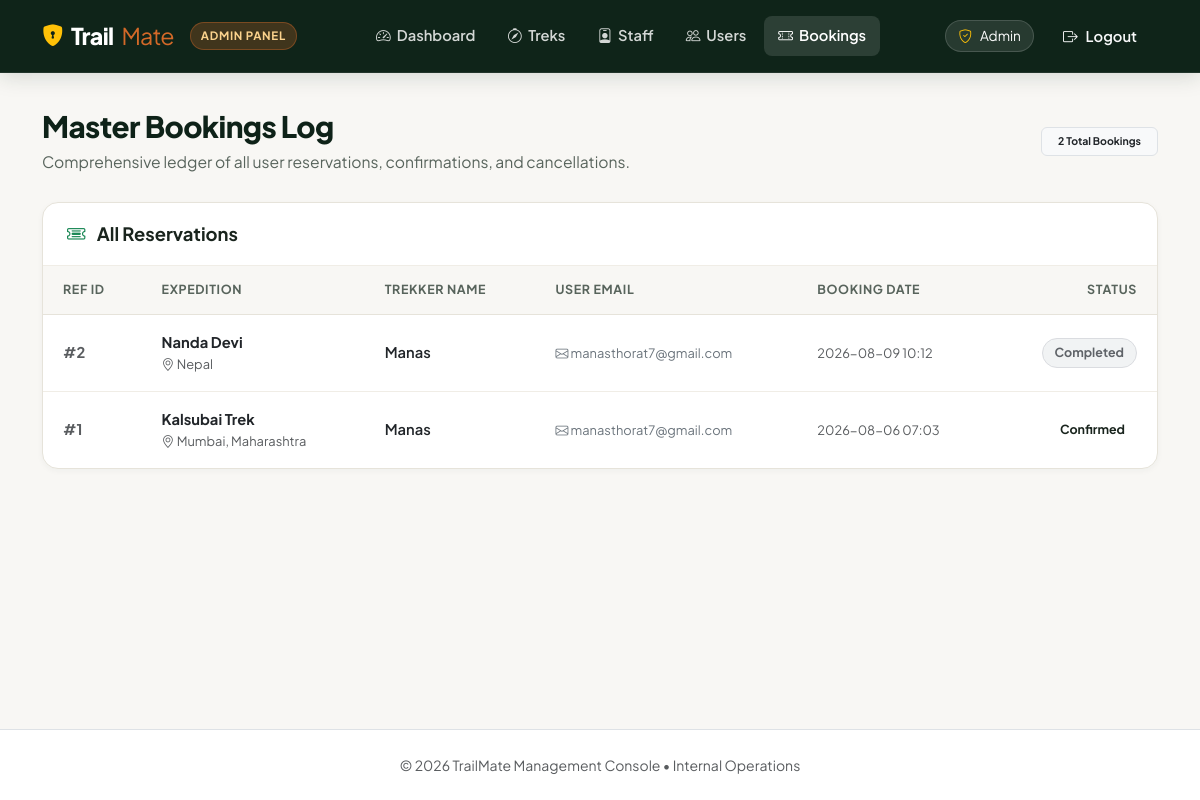
Screenshot of /admin/bookings (signed in) with the database file from the repository.
### models.py (models this page shows)
class Booking(db.Model):
    booking_id = db.Column(db.Integer, primary_key=True)
    user_id = db.Column(db.Integer, db.ForeignKey('user.id'), nullable=False)
    trek_id = db.Column(db.Integer, db.ForeignKey('trek.trek_id'), nullable=False)
    booking_date = db.Column(db.DateTime, nullable=False, default=datetime.utcnow)
    status = db.Column(db.String(50), nullable=False, default='Booked')  # Booked/Cancelled

class Trek(db.Model):
    trek_id = db.Column(db.Integer, primary_key=True)
    trek_name = db.Column(db.String(150), nullable=False)
    location = db.Column(db.String(150), nullable=False)
    difficulty = db.Column(db.String(50), nullable=False)
    duration = db.Column(db.String(50), nullable=False)  # e.g., '5 Days'
    available_slots = db.Column(db.Integer, nullable=False)
    assigned_staff_id = db.Column(db.Integer, db.ForeignKey('user.id'), nullable=True)
    status = db.Column(db.String(50), nullable=False, default='Open')  # Open/Started/Completed
    start_date = db.Column(db.Date, nullable=False)
    end_date = db.Column(db.Date, nullable=False)
    bookings = db.relationship('Booking', backref='trek', lazy=True)

class User(db.Model, UserMixin):
    id = db.Column(db.Integer, primary_key=True)
    name = db.Column(db.String(100), nullable=False)
    email = db.Column(db.String(120), unique=True, nullable=False)
    password = db.Column(db.String(200), nullable=False)
    role = db.Column(db.String(20), nullable=False, default='user')
    contact_details = db.Column(db.String(200), nullable=True)
    status = db.Column(db.String(20), nullable=False, default='Active')  # Active/Inactive/Pending
    assigned_treks = db.relationship('Trek', backref='assigned_staff', lazy=True)
    bookings = db.relationship('Booking', backref='user', lazy=True)

### routes/admin.py (the view)
@admin_bp.route('/bookings')
@login_required
@admin_required
def view_bookings():
    bookings = Booking.query.order_by(Booking.booking_date.desc()).all()
    return render_template('admin/bookings.html', bookings=bookings)

### routes/admin.py (called while the page is built)
def admin_required(f):
    @wraps(f)
    def decorated_function(*args, **kwargs):
        if not current_user.is_authenticated or current_user.role != 'admin':
            flash('Access Denied. Administrator privileges required.', 'danger')
            return redirect(url_for('auth.login'))
        return f(*args, **kwargs)
    return decorated_function

### templates/admin/bookings.html (shortened to what this page needs)
{% extends "admin/admin_layout.html" %}
{% block admin_content %}
<div class="page-header d-flex flex-column flex-md-row justify-content-between align-items-md-center gap-3">
    <div>
        <h1 class="page-header-title">Master Bookings Log</h1>
        <p class="page-header-subtitle">Comprehensive ledger of all user reservations, confirmations, and cancellations.</p>
    </div>
    <div class="text-md-end text-muted small">
        <span class="badge bg-light text-dark border px-3 py-2 fw-bold">{{ bookings|length }} Total Bookings</span>
    </div>
</div>
<div class="content-panel">
    <div class="panel-header">
        <h5 class="panel-title"><i class="bi bi-ticket-detailed text-success me-2"></i> All Reservations</h5>
    </div>
    <div class="table-responsive">
        <table class="tm-table">
            <thead>
                <tr>
                    <th>Ref ID</th>
                    <th>Expedition</th>
                    <th>Trekker Name</th>
                    <th>User Email</th>
                    <th>Booking Date</th>
                    <th class="text-end">Status</th>
                </tr>
            </thead>
            <tbody>
                {% for booking in bookings %}
                <tr>
                    <td class="fw-bold text-muted">#{{ booking.booking_id }}</td>
                    <td>
                        <div class="fw-bold text-dark">{{ booking.trek.trek_name }}</div>
                        <div class="small text-muted"><i class="bi bi-geo-alt"></i> {{ booking.trek.location }}</div>
                    </td>
                    <td class="fw-semibold text-dark">{{ booking.user.name }}</td>
                    <td>
                        <a href="mailto:{{ booking.user.email }}" class="text-decoration-none text-secondary small">
                            <i class="bi bi-envelope"></i> {{ booking.user.email }}
                        </a>
                    </td>
                    <td>
                        <span class="small text-muted">{{ booking.booking_date.strftime('%Y-%m-%d %H:%M') if booking.booking_date else '&mdash;' }}</span>
                    </td>
                    <td class="text-end">
                        <span class="badge-status status-{{ booking.status|lower }}">{{ booking.status }}</span>
                    </td>
                </tr>
                {% endfor %}
            </tbody>
        </table>
    </div>
</div>
{% endblock %}

### static/css/style.css (style rules this page uses)
:root { --tm-primary: #183727; --tm-primary-hover: #11281c; --tm-primary-subtle: #edf3ee; --tm-primary-text: #0e2218; --tm-accent: #d36928; --tm-accent-hover: #b85418; --tm-accent-subtle: #fcf1e8; --tm-bg: #f8f7f4; --tm-bg-alt: #f1efe9; --tm-surface: #ffffff; --tm-surface-elevated: #ffffff; --tm-border: #e6e3da; --tm-border-light: #f0ede6; --tm-text: #19241d; --tm-text-secondary: #58645c; --tm-text-tertiary: #87948b; --tm-text-inverse: #ffffff; --tm-easy-bg: #eaf5ed; --tm-easy-border: #c3e5cb; --tm-easy-text: #1b5e20; --tm-moderate-bg: #fef4e8; --tm-moderate-border: #fcd9b6; --tm-moderate-text: #9a3412; --tm-hard-bg: #fef0f0; --tm-hard-border: #fccfcf; --tm-hard-text: #991b1b; --tm-shadow-sm: 0 2px 6px rgba(24, 55, 39, 0.04); --tm-shadow-md: 0 10px 25px -4px rgba(24, 55, 39, 0.07), 0 4px 10px -2px rgba(24, 55, 39, 0.03); --tm-shadow-lg: 0 20px 40px -8px rgba(24, 55, 39, 0.12), 0 8px 16px -4px rgba(24, 55, 39, 0.05); --tm-radius: 16px; --tm-radius-sm: 10px; --tm-transition: all 0.25s cubic-bezier(0.16, 1, 0.3, 1); }
* { box-sizing: border-box; }
body { margin: 0; font-family: 'Plus Jakarta Sans', -apple-system, BlinkMacSystemFont, "Segoe UI", Roboto, sans-serif; background-color: var(--tm-bg); color: var(--tm-text); line-height: 1.6; -webkit-font-smoothing: antialiased; -moz-osx-font-smoothing: grayscale; min-height: 100vh; display: flex; flex-direction: column; }
a { color: var(--tm-primary); text-decoration: none; transition: var(--tm-transition); }
.badge-status { display: inline-flex; align-items: center; gap: 5px; font-size: 0.78rem; font-weight: 700; padding: 4px 12px; border-radius: 100px; }
.badge-status.status-completed { background-color: #f1f3f4; color: #5f6368; border: 1px solid #dadce0; }
.page-header { margin-bottom: 28px; }
.page-header-title { font-size: 1.85rem; font-weight: 800; color: var(--tm-primary-text); letter-spacing: -0.02em; margin-bottom: 4px; }
.page-header-subtitle { font-size: 0.98rem; color: var(--tm-text-secondary); margin: 0; }
.content-panel { background-color: var(--tm-surface); border-radius: var(--tm-radius); border: 1px solid var(--tm-border); box-shadow: var(--tm-shadow-sm); overflow: hidden; }
.panel-header { padding: 20px 24px; border-bottom: 1px solid var(--tm-border-light); display: flex; align-items: center; justify-content: space-between; }
.panel-title { font-size: 1.15rem; font-weight: 700; color: var(--tm-text); margin: 0; }
.tm-table { width: 100%; margin-bottom: 0; border-collapse: collapse; }
.tm-table th { background-color: var(--tm-bg); color: var(--tm-text-secondary); font-size: 0.78rem; font-weight: 700; text-transform: uppercase; letter-spacing: 0.05em; padding: 14px 20px; border-top: none; border-bottom: 1px solid var(--tm-border); }
.tm-table td { padding: 16px 20px; vertical-align: middle; border-bottom: 1px solid var(--tm-border-light); color: var(--tm-text); font-size: 0.92rem; }
.tm-table tbody tr:last-child td { border-bottom: none; }

### rows the page displays
Booking: booking_id "2", trek.trek_name "Nanda Devi", trek.location "Nepal", user.name "Manas", user.email "manasthorat7@gmail.com", booking_date "2026-08-09 10:12", status "Completed"
Booking: booking_id "1", trek.trek_name "Kalsubai Trek", trek.location "Mumbai, Maharashtra", user.name "Manas", user.email "manasthorat7@gmail.com", booking_date "2026-08-06 07:03", status "Confirmed"

### other values shown
{{ bookings|length }} "2"
